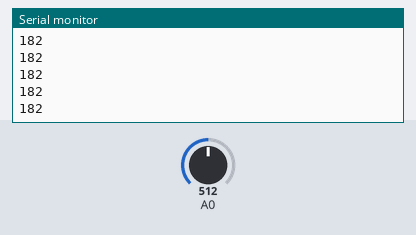
Bench run of a sketch on a simulated Arduino Uno, built with avr-gcc and run on an emulated ATmega328P. Parts: the last lines printed to the serial monitor. The test bench sets the inputs (shaded band); at power-on: A0 = 512.

Above: at 1.2 s.
1.3 s: A0 set to 716
At 2.3 s:
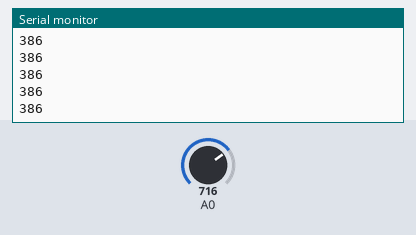
2.8 s: A0 set to 900
At 3.5 s:
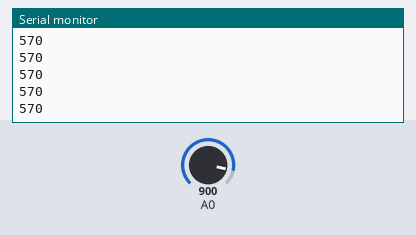
Timing chart, 0 to 5.8 s (numbered marks = the images above; inputs shaded):
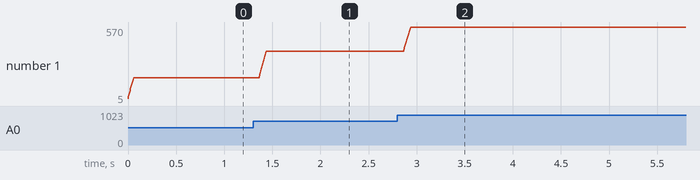

Measured:
- after the input at 1.3 s, the serial monitor: prints a new line after 0.07 s (image 1)
- after the input at 2.8 s, the serial monitor: prints a new line after 0.07 s (image 2)
- plotted number 1: 182 → 386 after the input at 1.3 s, 386 → 5 after the input at 2.8 s

The sketch:

EMGhighpass_test_Tamim_.ino.ino
```cpp
const int FILTERSIZE = 15;

int readings[FILTERSIZE] = {0};

int rollingAvg (){

  //330 is the approximate average during testing. Line below normalizes and rectifies analog readings
  //and stores them in the first index of the array.
  readings[0] = abs(analogRead(A0) - 330);

  //Shifts data down the array. Will be replaced with linked list
  for(int i = FILTERSIZE-1; i > 0; i--){
    readings[i] = readings [i-1];
  }

  int sum = 0;

  //Finds the sum of the data in the array. Will be replaced by linked list
  for (int i = 0; i<FILTERSIZE; i++){
    sum += readings[i];
  }

  return sum/FILTERSIZE;
}

void setup() {
  // initialize serial communication at 9600 bits per second
  Serial.begin(9600);
}

void loop() {

  int sensorValue = rollingAvg();

  Serial.println(sensorValue); //prints serial readings to serial plotter for visualization
  delay(1); // delay in between reads for stability
}
```
